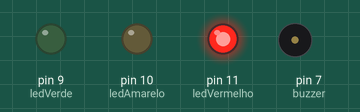
Bench run of a sketch on a simulated Arduino Uno, built with avr-gcc and run on an emulated ATmega328P. Shown: output pins drawn as LEDs (lit = HIGH), buzzer (waves = sounding, pin HIGH).

Above: at 3.0 s.
At 9.0 s:
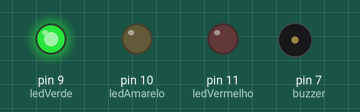
At 12.0 s:
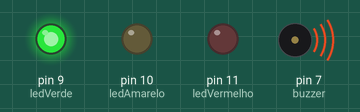
At 15.0 s:
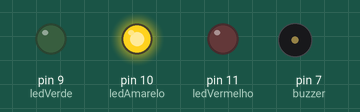
Timing chart, 0 to 20.8 s (numbered marks = the images above):
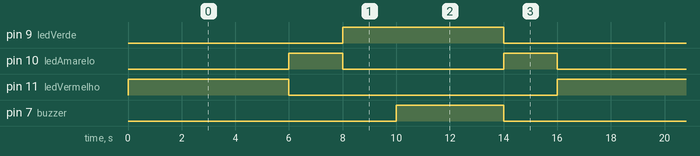

The sketch:

script.ino
```cpp
// Definindo os pinos dos LEDs e do buzzer
const int ledVermelho = 11;
const int ledAmarelo = 10;
const int ledVerde = 9;
const int buzzer = 7;

// Função para inicializar as configurações
void setup() {
  pinMode(ledVermelho, OUTPUT);
  pinMode(ledAmarelo, OUTPUT);
  pinMode(ledVerde, OUTPUT);
  pinMode(buzzer, OUTPUT);
}

// Função para cada fase do semáforo com a luz correspondente e duração
void faseSemaforo(int led, int duracao, bool buzzerAtivo = false) {
  // Apaga todos os LEDs antes de acender o necessário
  digitalWrite(ledVermelho, LOW);
  digitalWrite(ledAmarelo, LOW);
  digitalWrite(ledVerde, LOW);

  // Acende o LED da fase atual
  digitalWrite(led, HIGH);

  // Ativa ou desativa o buzzer conforme necessário
  if (buzzerAtivo) {
    digitalWrite(buzzer, HIGH);
  } else {
    digitalWrite(buzzer, LOW);
  }

  delay(duracao);
}

// Função principal para o loop do semáforo
void loop() {
  // 1. Fase Vermelho: 6 segundos
  faseSemaforo(ledVermelho, 6000);

  // 2. Fase Amarelo (transição): 2 segundos
  faseSemaforo(ledAmarelo, 2000);

  // 3. Fase Verde inicial: 2 segundos
  faseSemaforo(ledVerde, 2000);

  // 4. Fase Verde adicional para pedestres: 4 segundos
  faseSemaforo(ledVerde, 4000, true);

  // 5. Fase Amarelo (transição de volta): 2 segundos
  faseSemaforo(ledAmarelo, 2000);
}
```

Measured:
- by itself, pin 9 (ledVerde), pin 11 (ledVermelho): alternates HIGH for 6.0 s and LOW for 10.0 s
- by itself, pin 10 (ledAmarelo): alternates HIGH for 2.0 s and LOW for 6.0 s
- by itself, pin 7 (buzzer): alternates HIGH for 4.0 s and LOW for 12.0 s
